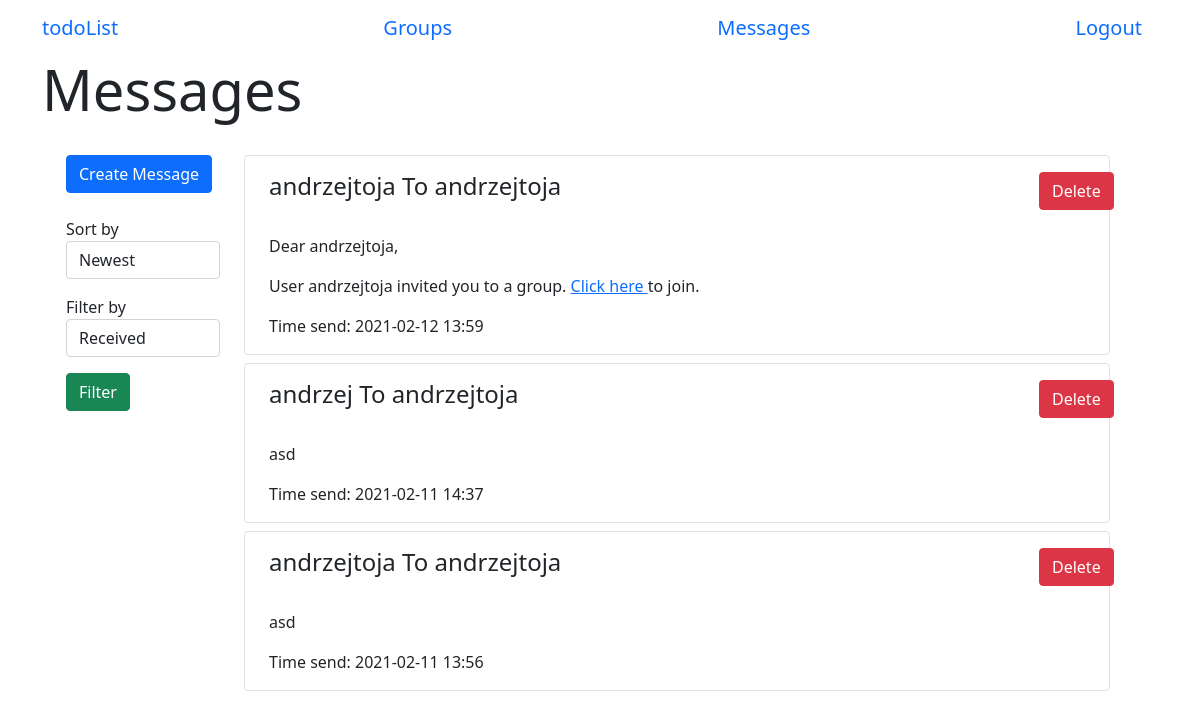
Page /messages (signed in) on the earlier database version.
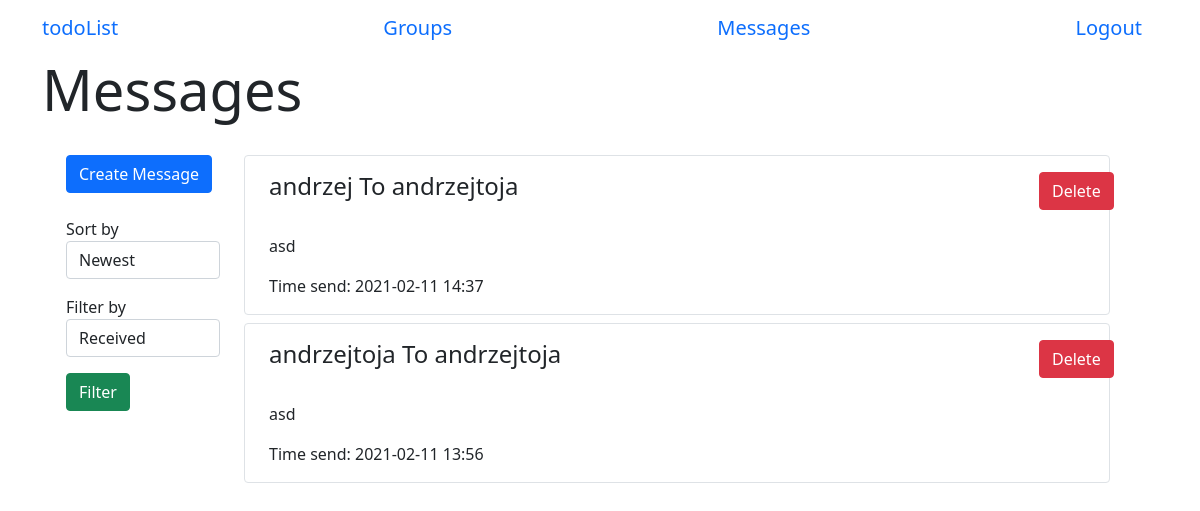
Same page on the later database version.
### app/models.py (models this page shows, shortened)
class Message(db.Model):
    id = db.Column(db.Integer, primary_key=True)
    text = db.Column(db.String(500))
    timestamp = db.Column(db.DateTime, index=True, default=datetime.now())
    sender_id = db.Column(db.Integer, db.ForeignKey('user.id'))
    receiver_id = db.Column(db.Integer, db.ForeignKey('user.id'))

class User(UserMixin, db.Model):
    id = db.Column(db.Integer, primary_key=True)
    username = db.Column(db.String(64), index=True, unique=True)
    email = db.Column(db.String(64), index=True, unique=True)
    password_hash = db.Column(db.String(128))
    tasks = db.relationship('Task', backref='author', lazy='dynamic')
    sent_messages = db.relationship('Message', backref="sender", lazy='dynamic', foreign_keys='Message.sender_id')
    messages = db.relationship('Message', backref="receiver", lazy='dynamic', foreign_keys='Message.receiver_id')
    authenticated = db.Column(db.Boolean, index=True, default=False)
    groups = db.relationship(
        'Group',
        secondary=group_table,
        back_populates="users")
    def get_messages(self):
        return Message.query.filter_by(receiver_id=self.id).order_by(Message.timestamp.desc())

### app/routes.py (the view)
@login_required
@app.route('/messages', methods=['GET', 'POST'])
def messages():
    form = MessageFilterForm()
    msg = current_user.get_messages()
    if form.validate_on_submit():
        msg = current_user.get_messages_filtered(form.sort_by.data, form.filter_by.data)
    return render_template('messages.html', form=form, messages=msg)

### app/forms.py
class MessageFilterForm(FlaskForm):
    sort_by = SelectField('Sort by', choices=['Newest', 'Oldest'], validators=[])
    filter_by = SelectField('Filter by', choices=['Received', 'Sent', "All"], validators=[])
    submit = SubmitField('Filter')

### app/models.py (called while the page is built)
@login.user_loader
def load_user(id):
    return User.query.get(int(id))

### app/templates/messages.html (shortened to what this page needs)
{% extends 'base.html' %}
{% block start %}Messages{% endblock %}
{% block body %}
    <div class="container row">
        <div class="container col-2">
            <form class="col-4 form-temp mt-3" action="/create_message">
                <input type="submit" class="btn btn-primary btn-block" value='Create Message'></input>
            </form>
            <form action="" method="POST">
                <div>
                    <p class="mt-4">
                        {{ form.sort_by.label }}
                        {{ form.sort_by(class_="form-control") }}
                    </p>
                    <p>
                        {{ form.filter_by.label }}
                        {{ form.filter_by(class_="form-control") }}
                    </p>
                    <p>
                        {{ form.submit(class_="btn btn-success") }}
                    </p>
                </div>
            </form>
        </div>
        <div class="container col-10 mt-3">
            {% if messages %}
                {% for message in messages %}
                    <div class="container border rounded mb-2">
                        <div class="row mt-3">
                            <h4 class="col-11">{{ message.sender.username }} To {{ message.receiver.username }}</h4>
                            <form class="col-1 form-temp" action={{ "delete_message/" + message.id|string }}>
                                <input type="submit" class="btn btn-danger" value='Delete'></input>
                            </form>
                        </div>
                        <p class="mt-4">
                            {% autoescape false %}
                            {{ message.text }}
                            {% endautoescape %}
                        </p>
                        <p>Time send: {{ message.timestamp.strftime("%Y-%m-%d %H:%M") }}</p>
                    </div>
                {% endfor %}
            {% else %}
                <div class="container m-auto">
                    You have no messages!
                </div>
            {% endif %}
        </div>
    </div>
{% endblock %}

### app/templates/base.html (shortened to what this page needs)
<!DOCTYPE html>
<html lang="en">
<head>
    <link href="{{ url_for('static', filename='css/main.css') }}" rel="stylesheet">
    <link href="https://cdn.jsdelivr.net/npm/bootstrap@5.0.0-beta1/dist/css/bootstrap.min.css" rel="stylesheet">
    <link rel="stylesheet" href="https://cdnjs.cloudflare.com/ajax/libs/font-awesome/5.15.2/css/all.min.css" />
</head>
<body>
    <header class="site-header container">
        <nav class="navbar">
            <a class="navbar-brand" href="/menu">todoList</a>
            {% if current_user.is_authenticated %}
                <a class="navbar-brand" href="/groups">Groups</a>
                <a class="navbar-brand" href="/messages">Messages</a>
                <a class="navbar-brand" href="/logout">Logout</a>
            {% else %}
                <a class="navbar-brand" href="/register">Register</a>
            {% endif %}
        </nav>
    </header>
    <div class="container">
        <div class="page-header">
            <h1 class="display-4">{% block start %}{% endblock %}</h1>
        </div>
        {% block body %}{% endblock %}
    </div>
</body>
</html>

### app/static/css/main.css (style rules this page uses)
* { box-sizing: border-box }
body { font-family: 'Montserrat', sans-serif; overflow-y:scroll; }
.form-temp { display: flex; flex-direction: row; }

Differences in the rows shown:
removed Message: sender.username "andrzejtoja", receiver.username "andrzejtoja", text "Dear andrzejtoja, User andrzejtoja invited you to a group. Click here to join.", timestamp "2021-02-12 13:59"
